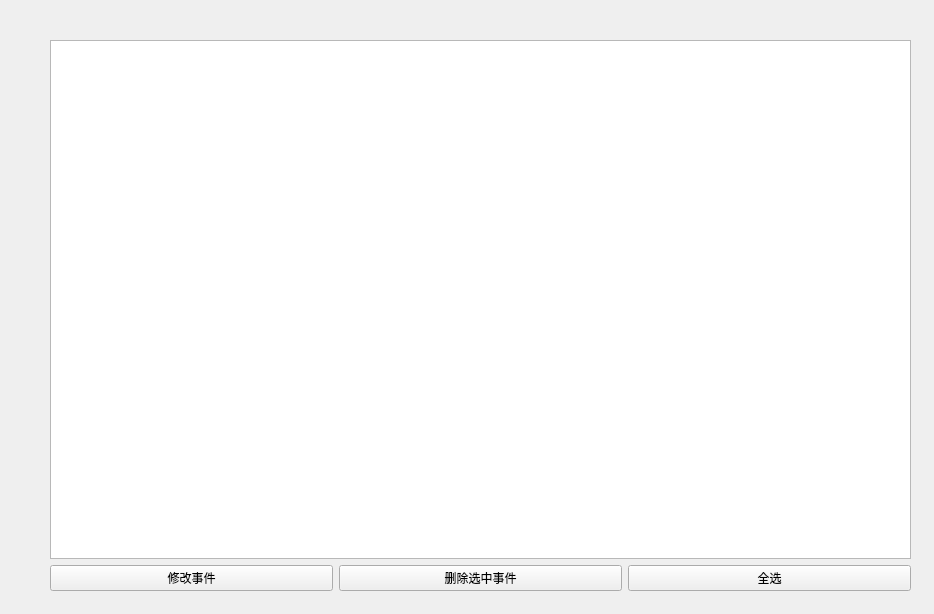
<?xml version="1.0" encoding="UTF-8"?>
<ui version="4.0">
 <class>To_do_list</class>
 <widget class="QWidget" name="To_do_list">
  <property name="geometry">
   <rect>
    <x>0</x>
    <y>0</y>
    <width>934</width>
    <height>614</height>
   </rect>
  </property>
  <property name="windowTitle">
   <string>Form</string>
  </property>
  <widget class="QWidget" name="widget" native="true">
   <property name="geometry">
    <rect>
     <x>50</x>
     <y>40</y>
     <width>861</width>
     <height>551</height>
    </rect>
   </property>
   <layout class="QGridLayout" name="gridLayout">
    <item row="1" column="0">
     <widget class="QPushButton" name="changeEvent">
      <property name="text">
       <string>修改事件</string>
      </property>
     </widget>
    </item>
    <item row="1" column="1">
     <widget class="QPushButton" name="Deleteitem">
      <property name="text">
       <string>删除选中事件</string>
      </property>
     </widget>
    </item>
    <item row="1" column="2">
     <widget class="QPushButton" name="seleteall">
      <property name="text">
       <string>全选</string>
      </property>
     </widget>
    </item>
    <item row="0" column="0" colspan="3">
     <widget class="QTableWidget" name="tableWidget">
      <property name="gridStyle">
       <enum>Qt::SolidLine</enum>
      </property>
      <property name="rowCount">
       <number>0</number>
      </property>
      <property name="columnCount">
       <number>0</number>
      </property>
     </widget>
    </item>
   </layout>
  </widget>
 </widget>
 <resources/>
 <connections/>
</ui>
